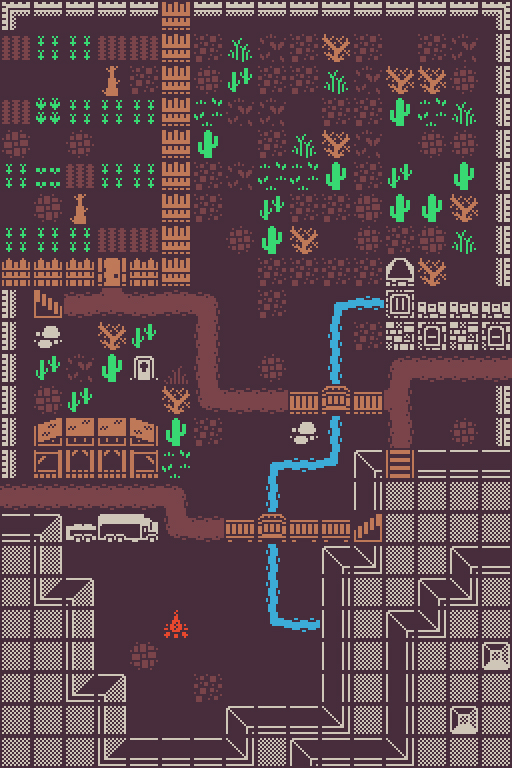

The image is a tile-based game level rendered from a .tmx file. Its description and source (layers, tilesets, objects; grid data summarised) follow:
An orthogonal 16x24 tile map with 32x32 px tiles, 2 tile layers (Ground, Tiles) and 193 objects (179x wall, 5x mob, 3x travel, 3x item, 2x chest, ...).

<map version="1.5" tiledversion="1.5.0" orientation="orthogonal" renderorder="right-down" width="16" height="24" tilewidth="32" tileheight="32" infinite="0" nextlayerid="4" nextobjectid="225">
 <tileset firstgid="1" source="../assets/32x32.tsx" />
 <layer id="1" name="Ground" width="16" height="24" locked="1">
  <data>[384 cells, 384 non-empty, 5 distinct tile ids]</data>
 </layer>
 <layer id="2" name="Tiles" width="16" height="24">
  <data>[384 cells, 262 non-empty, 55 distinct tile ids]</data>
 </layer>
 <objectgroup id="3" name="Obstacles">
  <object id="1" name="wall" x="480" y="416" width="32" height="32" />
  <object id="5" name="wall" x="480" y="448" width="32" height="32" />
  <object id="8" name="wall" x="480" y="544" width="32" height="32" />
  <object id="9" name="wall" x="480" y="576" width="32" height="32" />
  <object id="10" name="wall" x="480" y="608" width="32" height="32" />
  <object id="11" name="wall" x="480" y="640" width="32" height="32" />
  <object id="12" name="wall" x="480" y="672" width="32" height="32" />
  <object id="13" name="wall" x="480" y="704" width="32" height="32" />
  <object id="14" name="wall" x="480" y="736" width="32" height="32" />
  <object id="15" name="wall" x="448" y="736" width="32" height="32" />
  <object id="16" name="wall" x="416" y="736" width="32" height="32" />
  <object id="17" name="wall" x="352" y="736" width="32" height="32" />
  <object id="18" name="wall" x="320" y="736" width="32" height="32" />
  <object id="19" name="wall" x="384" y="736" width="32" height="32" />
  <object id="20" name="wall" x="288" y="736" width="32" height="32" />
  <object id="21" name="wall" x="256" y="736" width="32" height="32" />
  <object id="22" name="wall" x="224" y="736" width="32" height="32" />
  <object id="23" name="wall" x="192" y="736" width="32" height="32" />
  <object id="24" name="wall" x="160" y="736" width="32" height="32" />
  <object id="25" name="wall" x="128" y="736" width="32" height="32" />
  <object id="26" name="wall" x="96" y="736" width="32" height="32" />
  <object id="27" name="wall" x="64" y="736" width="32" height="32" />
  <object id="28" name="wall" x="32" y="736" width="32" height="32" />
  <object id="29" name="wall" x="0" y="736" width="32" height="32" />
  <object id="30" name="wall" x="0" y="704" width="32" height="32" />
  <object id="31" name="wall" x="0" y="608" width="32" height="32" />
  <object id="32" name="wall" x="0" y="672" width="32" height="32" />
  <object id="33" name="wall" x="0" y="640" width="32" height="32" />
  <object id="34" name="wall" x="0" y="576" width="32" height="32" />
  <object id="35" name="wall" x="0" y="544" width="32" height="32" />
  <object id="36" name="wall" x="0" y="512" width="32" height="32" />
  <object id="38" name="wall" x="0" y="448" width="32" height="32" />
  <object id="39" name="wall" x="0" y="416" width="32" height="32" />
  <object id="40" name="wall" x="0" y="384" width="32" height="32" />
  <object id="41" name="wall" x="0" y="352" width="32" height="32" />
  <object id="42" name="wall" x="0" y="320" width="32" height="32" />
  <object id="43" name="wall" x="0" y="288" width="32" height="32" />
  <object id="44" name="wall" x="0" y="0" width="32" height="32" />
  <object id="45" name="wall" x="64" y="0" width="32" height="32" />
  <object id="46" name="wall" x="32" y="0" width="32" height="32" />
  <object id="47" name="wall" x="96" y="0" width="32" height="32" />
  <object id="48" name="wall" x="128" y="0" width="32" height="32" />
  <object id="49" name="wall" x="160" y="0" width="32" height="32" />
  <object id="50" name="wall" x="192" y="0" width="32" height="32" />
  <object id="51" name="wall" x="224" y="0" width="32" height="32" />
  <object id="52" name="wall" x="256" y="0" width="32" height="32" />
  <object id="53" name="wall" x="288" y="0" width="32" height="32" />
  <object id="54" name="wall" x="320" y="0" width="32" height="32" />
  <object id="55" name="wall" x="352" y="0" width="32" height="32" />
  <object id="56" name="wall" x="384" y="0" width="32" height="32" />
  <object id="57" name="wall" x="416" y="0" width="32" height="32" />
  <object id="58" name="wall" x="448" y="0" width="32" height="32" />
  <object id="59" name="wall" x="480" y="0" width="32" height="32" />
  <object id="60" name="wall" x="480" y="288" width="32" height="32" />
  <object id="61" name="wall" x="480" y="320" width="32" height="32" />
  <object id="62" name="wall" x="480" y="384" width="32" height="32" />
  <object id="64" name="travel" x="32" y="288" width="32" height="32" />
  <object id="65" name="player" x="32" y="288" width="32" height="32" />
  <object id="66" name="wall" x="480" y="256" width="32" height="32" />
  <object id="67" name="wall" x="480" y="224" width="32" height="32" />
  <object id="68" name="wall" x="480" y="192" width="32" height="32" />
  <object id="69" name="wall" x="480" y="160" width="32" height="32" />
  <object id="70" name="wall" x="480" y="128" width="32" height="32" />
  <object id="71" name="wall" x="480" y="96" width="32" height="32" />
  <object id="72" name="wall" x="480" y="64" width="32" height="32" />
  <object id="73" name="wall" x="480" y="32" width="32" height="32" />
  <object id="74" name="wall" x="0" y="256" width="32" height="32" />
  <object id="75" name="wall" x="-32" y="224" width="32" height="32" />
  <object id="76" name="wall" x="-32" y="192" width="32" height="32" />
  <object id="77" name="wall" x="-32" y="160" width="32" height="32" />
  <object id="78" name="wall" x="-32" y="96" width="32" height="32" />
  <object id="79" name="wall" x="-32" y="128" width="32" height="32" />
  <object id="80" name="wall" x="-32" y="64" width="32" height="32" />
  <object id="81" name="wall" x="-32" y="32" width="32" height="32" />
  <object id="84" name="wall" x="32" y="256" width="32" height="32" />
  <object id="85" name="wall" x="64" y="256" width="32" height="32" />
  <object id="86" name="wall" x="128" y="256" width="32" height="32" />
  <object id="87" name="wall" x="160" y="256" width="32" height="32" />
  <object id="88" name="wall" x="160" y="224" width="32" height="32" />
  <object id="89" name="wall" x="160" y="192" width="32" height="32" />
  <object id="90" name="wall" x="160" y="160" width="32" height="32" />
  <object id="91" name="wall" x="160" y="128" width="32" height="32" />
  <object id="92" name="wall" x="160" y="96" width="32" height="32" />
  <object id="93" name="wall" x="160" y="64" width="32" height="32" />
  <object id="94" name="wall" x="160" y="32" width="32" height="32" />
  <object id="95" name="wall" x="160" y="0" width="32" height="32" />
  <object id="96" name="wall" x="224" y="704" width="32" height="32" />
  <object id="97" name="wall" x="256" y="704" width="32" height="32" />
  <object id="98" name="wall" x="288" y="704" width="32" height="32" />
  <object id="99" name="wall" x="320" y="704" width="32" height="32" />
  <object id="101" name="wall" x="384" y="704" width="32" height="32" />
  <object id="102" name="wall" x="416" y="704" width="32" height="32" />
  <object id="103" name="wall" x="448" y="704" width="32" height="32" />
  <object id="104" name="wall" x="448" y="672" width="32" height="32" />
  <object id="105" name="wall" x="416" y="672" width="32" height="32" />
  <object id="106" name="wall" x="384" y="672" width="32" height="32" />
  <object id="108" name="wall" x="320" y="672" width="32" height="32" />
  <object id="109" name="wall" x="320" y="640" width="32" height="32" />
  <object id="111" name="wall" x="384" y="640" width="32" height="32" />
  <object id="112" name="wall" x="416" y="640" width="32" height="32" />
  </objectgroup>
</map>
<!-- 93 of 193 objects omitted -->
